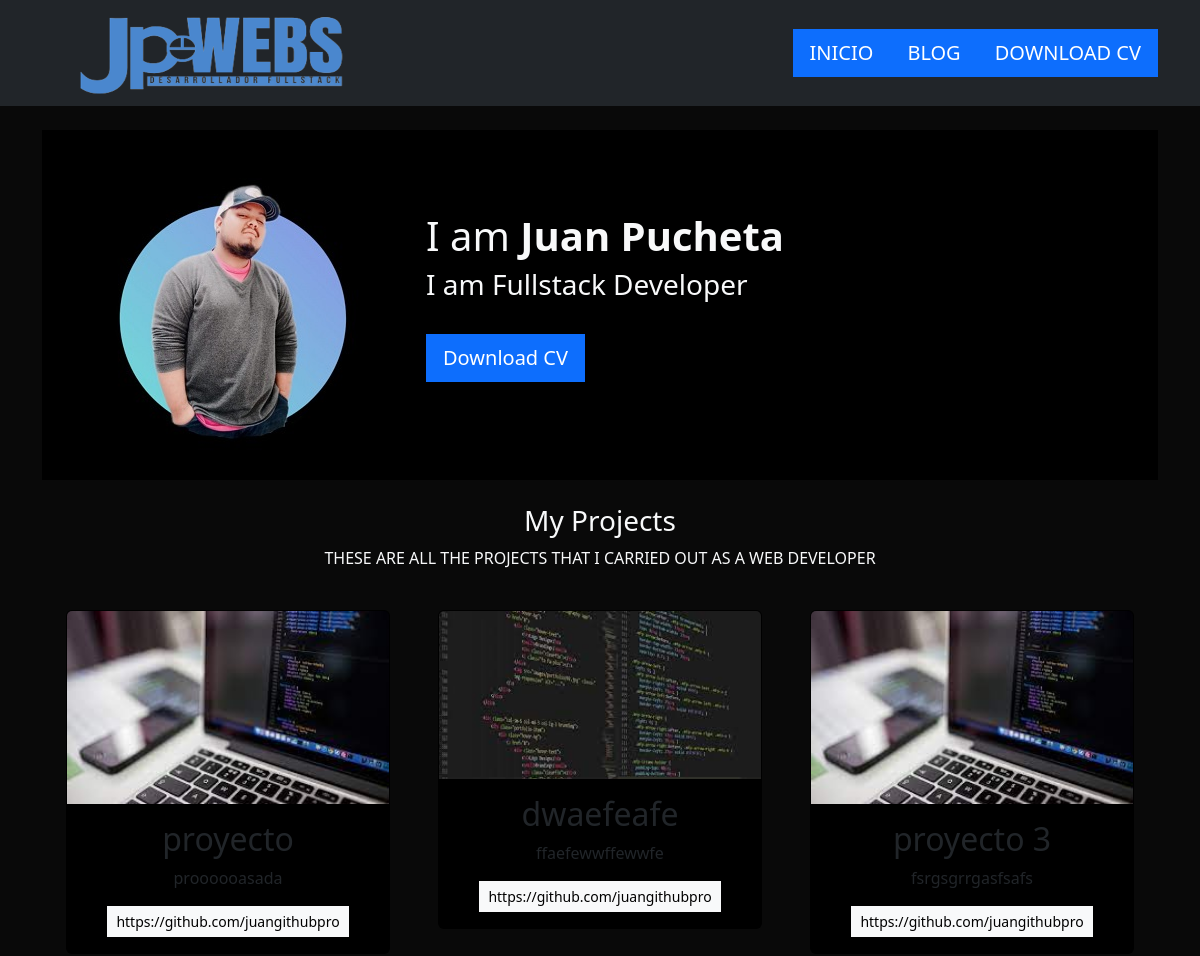
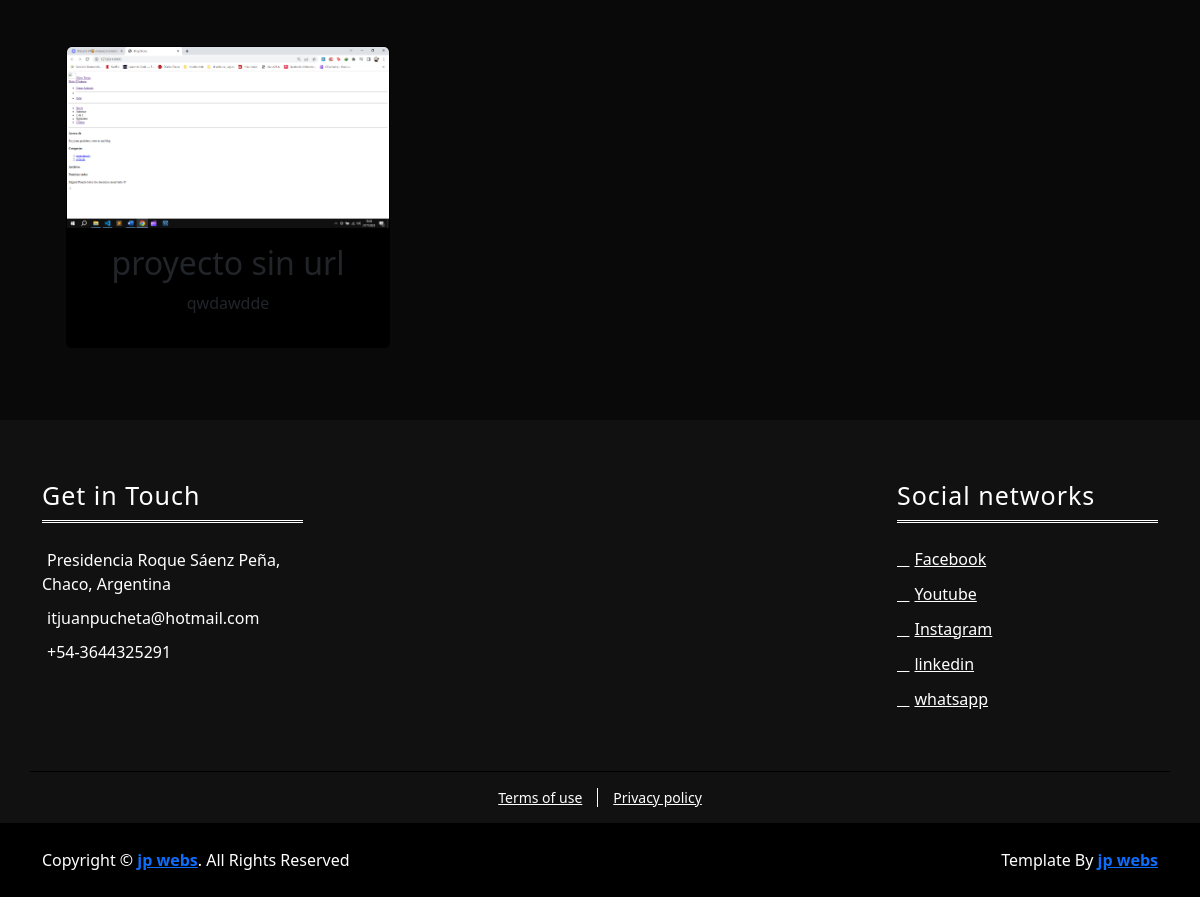
The page / on the database its author committed (2 pictures, top to bottom).
### portfolio/models.py (models this page shows)
class Projet(models.Model):
    title = models.CharField(max_length=100)
    description = models.CharField(max_length=250)
    image = ImageField(upload_to="portfolio/image")
    url = URLField(blank=True)

### portfolio/views.py (the view)
# urls.py: path('', views.home, name='home'),
def home(request):
    projects = Projet.objects.all()
    return render(request, 'home.html', {'projects': projects})

### portfolio/templates/home.html (shortened to what this page needs)
{% extends 'layout.html' %}
{% block content %}
{% load static %}
<header class="row bg-black">
    <div class="col-md-4">
        <img src="{% static 'portfolio/perfil.jpeg' %}">
    </div>
    <div class="col-md-8 my-auto">
        <h1>I am <strong>Juan Pucheta</strong></h1>
        <h3>I am Fullstack Developer</h3>
        <a href="{% static 'portfolio/cv.pdf' %}" class="btn btn-primary btn-lg rounded-0 my-3">Download CV</a>
    </div>
</header>
<div class="row my-4 text-center">
  <h3>My Projects</h3>
  <p>THESE ARE ALL THE PROJECTS THAT I CARRIED OUT AS A WEB DEVELOPER</p>
  {% for project in projects %}
  <div class="col-md-4 p-4">
    <div class="card bg-black card-project">
      <img src="{{project.image.url }}" class="card-img-top" />
      <div class="card-body">
        <h2>{{ project.title }}</h2>
        <p>{{ project.description }}</p>
        {% if project.url %}
        <a href="{{project.url}}" class="btn btn-light rounded-0 btn-sm" target="__blank" rel="noreferrer">{{project.url}}</a>
        {% endif %}
      </div>
    </div>
  </div>
  {% endfor %}
</div>
{% endblock %}

### portfolio/static/main.css (style rules this page uses)
body { background: #090909; }
.bg-black { background: #000; }

### rows shown on the page
Projet: image (picture), title "proyecto", description "proooooasada", url "https://github.com/juangithubpro"
Projet: image (picture), title "dwaefeafe", description "ffaefewwffewwfe", url "https://github.com/juangithubpro"
Projet: image (picture), title "proyecto 3", description "fsrgsgrrgasfsafs", url "https://github.com/juangithubpro"
Projet: image (picture), title "proyecto sin url", description "qwdawdde"
